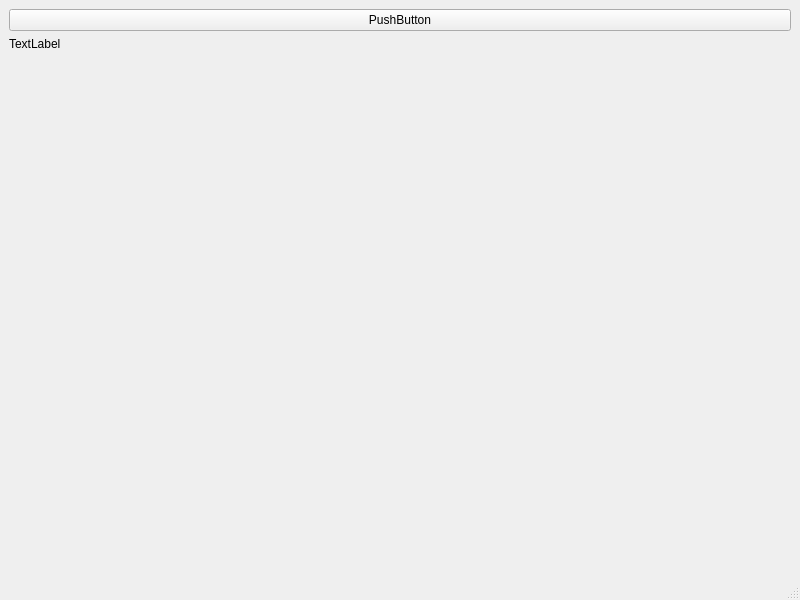
<?xml version="1.0" encoding="UTF-8"?>
<ui version="4.0">
 <class>MainWindow</class>
 <widget class="QMainWindow" name="MainWindow">
  <property name="geometry">
   <rect>
    <x>0</x>
    <y>0</y>
    <width>800</width>
    <height>600</height>
   </rect>
  </property>
  <property name="windowTitle">
   <string>MainWindow</string>
  </property>
  <widget class="QWidget" name="centralwidget">
   <layout class="QVBoxLayout" name="verticalLayout_3">
    <item>
     <widget class="QPushButton" name="pushButton">
      <property name="text">
       <string>PushButton</string>
      </property>
     </widget>
    </item>
    <item>
     <layout class="QVBoxLayout" name="verticalLayout">
      <item>
       <widget class="QLabel" name="label">
        <property name="text">
         <string>TextLabel</string>
        </property>
       </widget>
      </item>
     </layout>
    </item>
    <item>
     <spacer name="verticalSpacer">
      <property name="orientation">
       <enum>Qt::Vertical</enum>
      </property>
      <property name="sizeHint" stdset="0">
       <size>
        <width>20</width>
        <height>40</height>
       </size>
      </property>
     </spacer>
    </item>
   </layout>
  </widget>
  <widget class="QMenuBar" name="menubar">
   <property name="geometry">
    <rect>
     <x>0</x>
     <y>0</y>
     <width>800</width>
     <height>24</height>
    </rect>
   </property>
  </widget>
  <widget class="QStatusBar" name="statusbar"/>
 </widget>
 <resources/>
 <connections/>
</ui>
